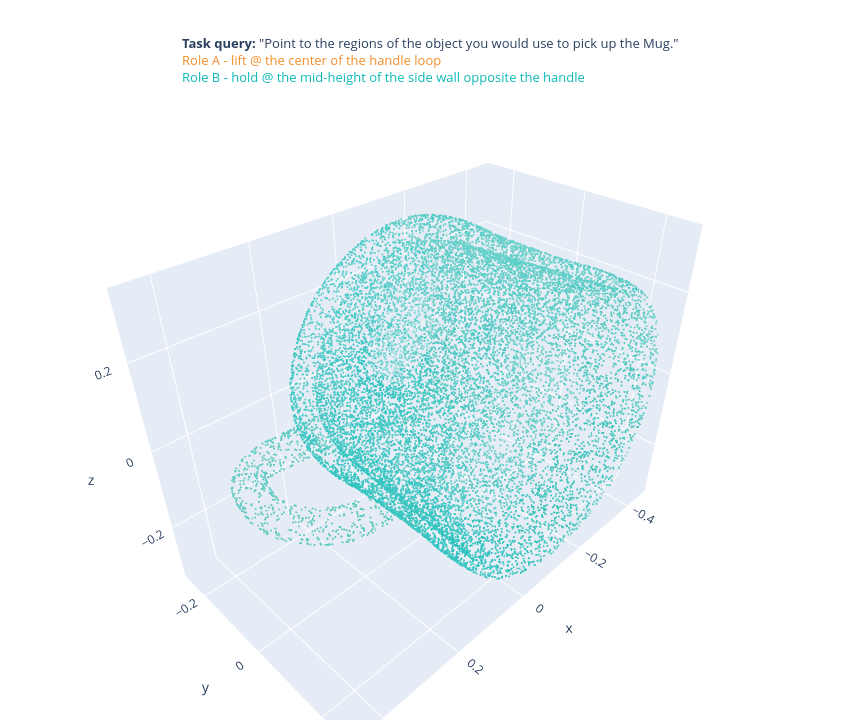

The code cell stored with this chart in its notebook:
### Markdown cell above
## 5 · The bimanual pair — both hands together
Show both coordinated regions on the canvas: this is the
two-region affordance the dataset is meant to produce.

### Code cell
# --- bimanual color scheme: role A = orange, role B = tiffany green ---
ORANGE,  TIFFANY  = "#F28E2B", "#0ABAB5"                # solid hues for the labels
ORANGE_SCALE  = [[0.0, "#FBDDB6"], [1.0, ORANGE]]       # light tint -> orange   (role A)
TIFFANY_SCALE = [[0.0, "#BFE9E6"], [1.0, TIFFANY]]      # light tint -> tiffany  (role B)

def two_role_fig(xyz, sA, sB, labelA, labelB, task_query, thr=0.15):
    s = slice(None, None, max(1, len(xyz)//60000))
    fig = go.Figure()
    fig.add_trace(go.Scatter3d(x=xyz[s,0],y=xyz[s,1],z=xyz[s,2],mode="markers",
        marker=dict(size=1.2,color="lightgrey",opacity=0.25),name="object",hoverinfo="skip"))
    for sc, name, scale in [(sA,labelA,ORANGE_SCALE),(sB,labelB,TIFFANY_SCALE)]:
        m = sc[s] > thr
        fig.add_trace(go.Scatter3d(x=xyz[s][m,0],y=xyz[s][m,1],z=xyz[s][m,2],mode="markers",
            marker=dict(size=1.2,color=sc[s][m],colorscale=scale,cmin=thr,
                        cmax=max(thr+0.05,float(sc.max())),opacity=0.9),name=name))

    # title as a centered block with left-aligned lines (annotation: xanchor center -> block is centered,
    # align left -> lines sit flush-left under each other): task query (neutral) + each role tag, colored
    title = (f'<b>Task query:</b> "{task_query}"<br>'
             + f"<span style='color:{ORANGE}'>Role A - {labelA}</span><br>"
             + f"<span style='color:{TIFFANY}'>Role B - {labelB}</span>")
    fig.add_annotation(text=title, xref="paper", yref="paper",
                       x=0.5, xanchor="center", y=1.02, yanchor="bottom",
                       align="left", showarrow=False, font=dict(size=13))

    fig.update_layout(
        width=860, height=720, scene=dict(aspectmode="data"),
        margin=dict(l=0, r=0, t=100, b=0), showlegend=False)
    return fig

two_role_fig(xyz, scoreA, scoreB,
             f"{roleA['role']} @ {roleA['contact_region']}",
             f"{roleB['role']} @ {roleB['contact_region']}",
             query["query"]).show()

### Figure 1 — Plotly figure (JSON) as saved in the notebook; plotly's stock layout.template omitted (floating-point values rounded to 4 significant figures; data arrays with more than 128 entries replaced by an {"elided": "..."} marker saying what was removed)
{"data": [{"hoverinfo": "skip", "marker": {"color": "lightgrey", "opacity": 0.25, "size": 1.2}, "mode": "markers", "name": "object", "type": "scatter3d", "x": {"elided": "16384 float values"}, "y": {"elided": "16384 float values"}, "z": {"elided": "16384 float values"}}, {"marker": {"cmax": 0.9996, "cmin": 0.15, "color": {"elided": "9087 float values"}, "colorscale": [[0, "#FBDDB6"], [1, "#F28E2B"]], "opacity": 0.9, "size": 1.2}, "mode": "markers", "name": "lift @ the center of the handle loop", "type": "scatter3d", "x": {"elided": "9087 float values"}, "y": {"elided": "9087 float values"}, "z": {"elided": "9087 float values"}}, {"marker": {"cmax": 0.9882, "cmin": 0.15, "color": {"elided": "16378 float values"}, "colorscale": [[0, "#BFE9E6"], [1, "#0ABAB5"]], "opacity": 0.9, "size": 1.2}, "mode": "markers", "name": "hold @ the mid-height of the side wall opposite the handle", "type": "scatter3d", "x": {"elided": "16378 float values"}, "y": {"elided": "16378 float values"}, "z": {"elided": "16378 float values"}}], "layout": {"annotations": [{"align": "left", "font": {"size": 13}, "showarrow": false, "text": "<b>Task query:</b> \"Point to the regions of the object you would use to pick up the Mug.\"<br><span style='color:#F28E2B'>Role A - lift @ the center of the handle loop</span><br><span style='color:#0ABAB5'>Role B - hold @ the mid-height of the side wall opposite the handle</span>", "x": 0.5, "xanchor": "center", "xref": "paper", "y": 1.02, "yanchor": "bottom", "yref": "paper"}], "height": 720, "margin": {"b": 0, "l": 0, "r": 0, "t": 100}, "scene": {"aspectmode": "data"}, "showlegend": false, "width": 860}}
